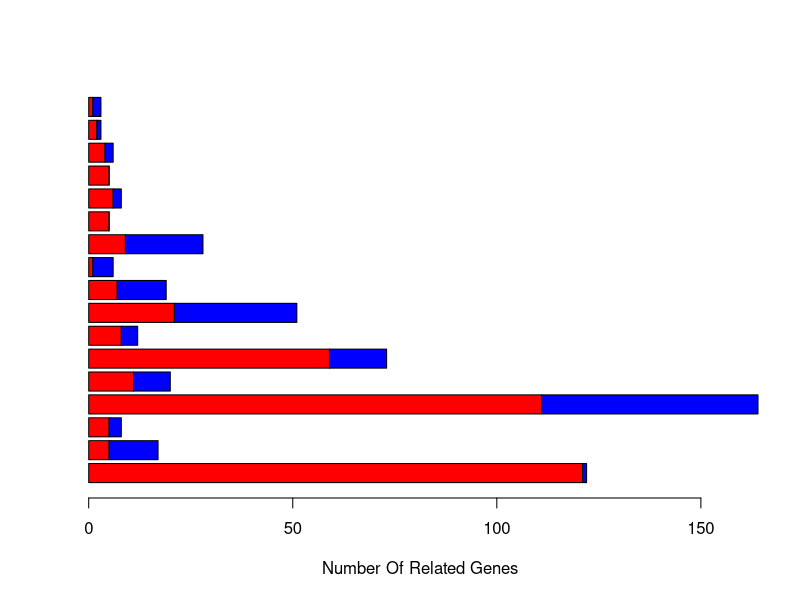

This chart was generated by the following R code:
nums <- read.table("CancerCount.csv",sep = ",", header = TRUE)


mat <- matrix(c(nums$Unfavourable, nums$Favourable), ncol=2) 

barplot(t(mat), horiz = TRUE, xlab = "Number Of Related Genes", col = c("red", "blue"))